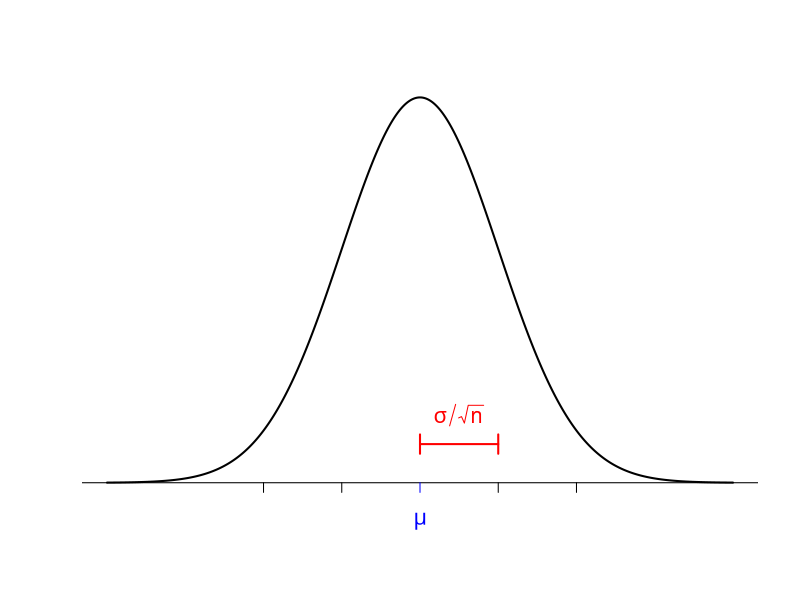
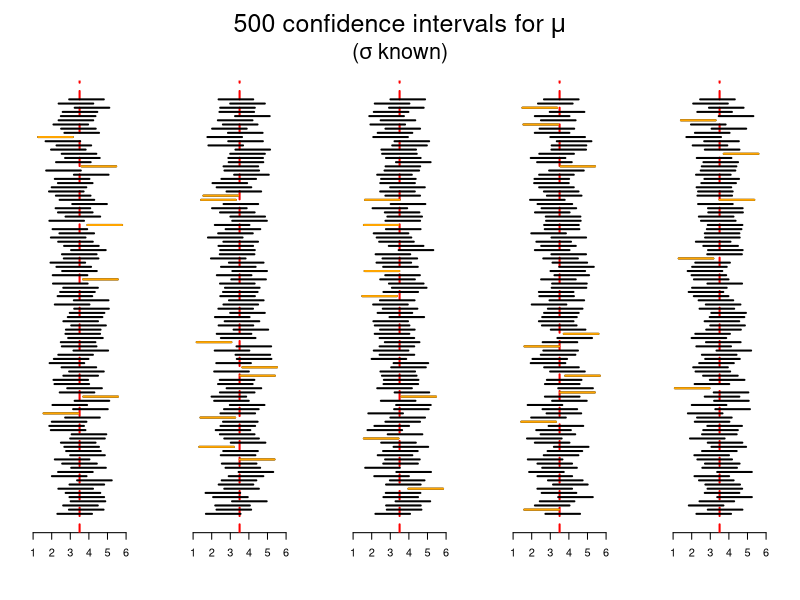
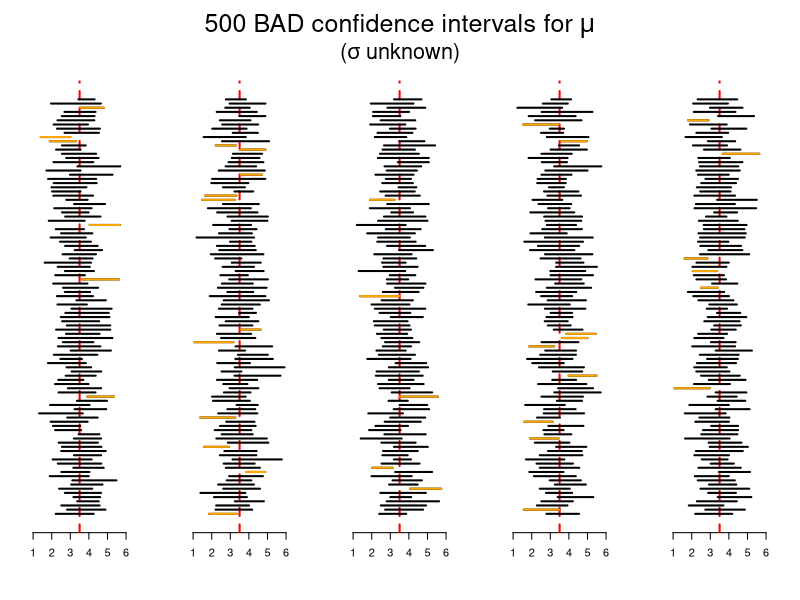
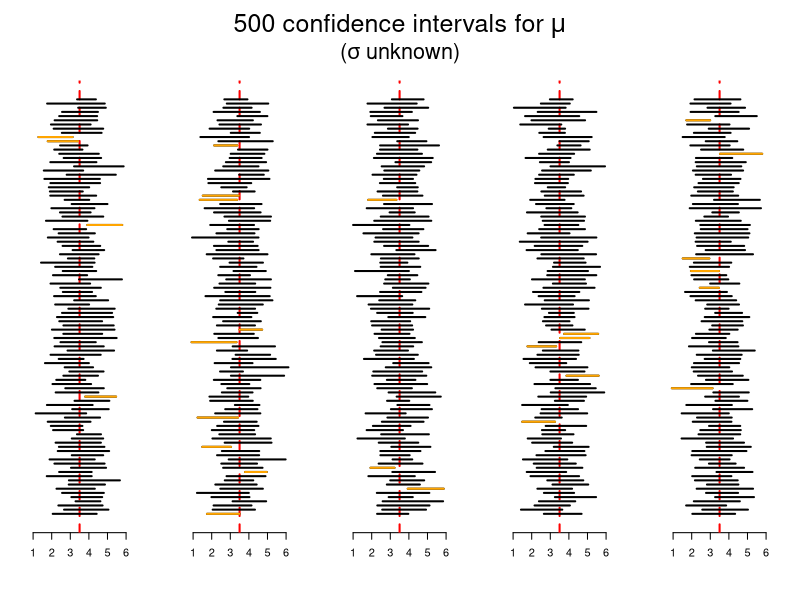
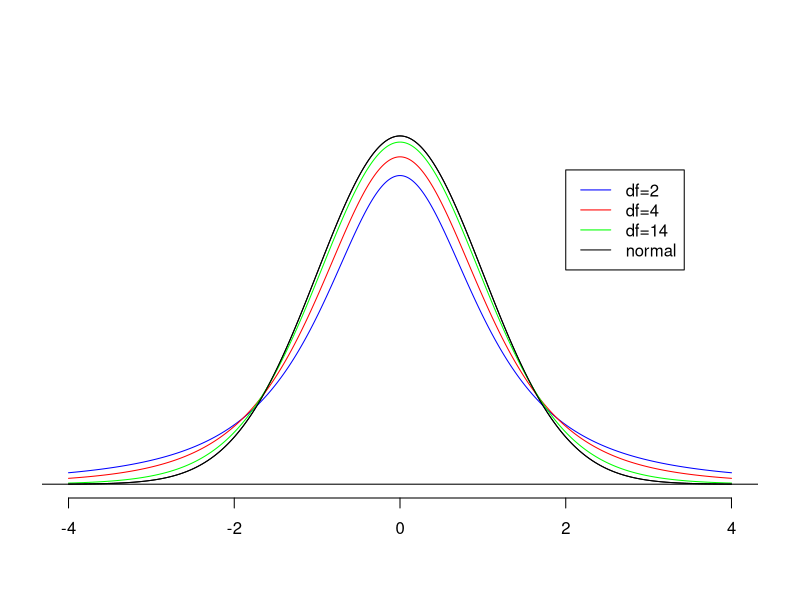
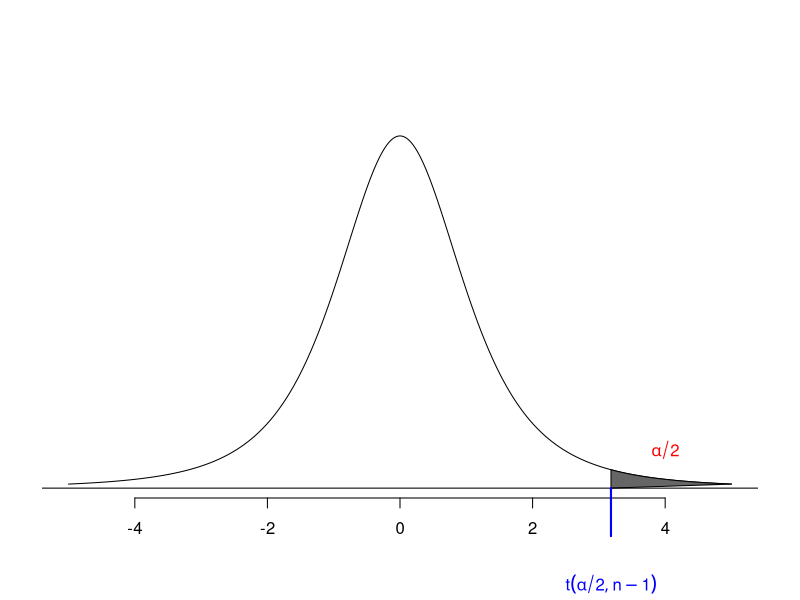
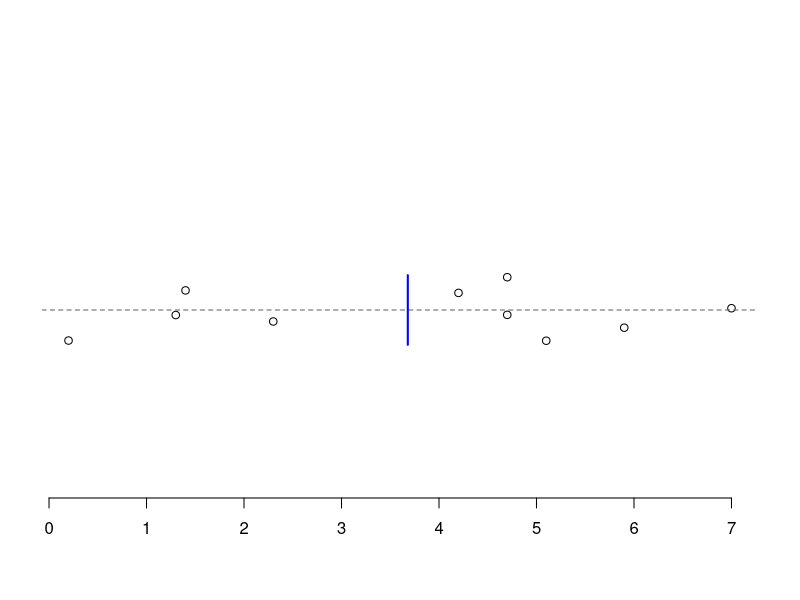
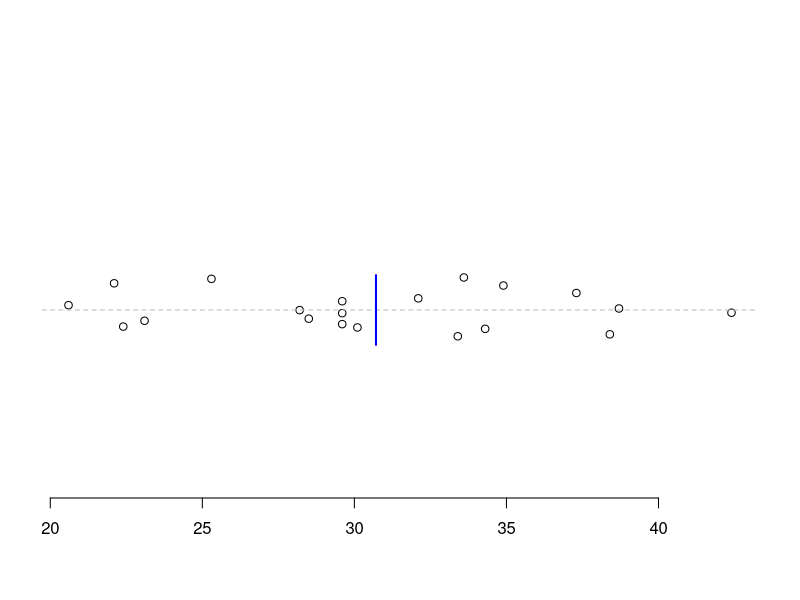

Generate these figures, in order, with R:

## ------------------------------------------------------------------------
par(bty="n")
x <- seq(-4,4,length=501)
plot(x,dnorm(x),type="l",xaxt="n",yaxt="n",xlab="",ylab="",lwd=2)
abline(h=0)
x <- c(-2,-1,1,2)
segments(x,0,x,-0.01,xpd=TRUE)
segments(0,0,0,-0.01,xpd=TRUE,col="blue")
text(0,-0.04,expression(mu),xpd=TRUE,cex=1.3,col="blue")
segments(c(0,0,1),c(0.04,0.03,0.03),c(1,0,1),c(0.04,0.05,0.05),lwd=2,col="red")
text(0.5,0.07,expression(sigma/sqrt(n)),cex=1.3,col="red")


## ------------------------------------------------------------------------

p <- 5; n <- 100
lo3 <- hi3 <- lo2 <- hi2 <- lo <- hi <- vector("list",p)
for(i in 1:p) {
  dat <- matrix(rnorm(n*10,3.5,sd=1.5),ncol=10)
  m <- apply(dat,1,mean)
  s <- apply(dat,1,sd)
  lo[[i]] <- m-qnorm(0.975)*1.5/sqrt(10)
  hi[[i]] <- m+qnorm(0.975)*1.5/sqrt(10)
  lo2[[i]] <- m-qnorm(0.975)*s/sqrt(10)
  hi2[[i]] <- m+qnorm(0.975)*s/sqrt(10)
  lo3[[i]] <- m-qt(0.975,9)*s/sqrt(10)
  hi3[[i]] <- m+qt(0.975,9)*s/sqrt(10)
}
r <- range(unlist(c(lo,hi,lo2,hi2,lo3,hi3)))
par(mfrow=c(1,5), las=1, mar=c(5.1,2.1,6.1,2.1))
for(i in 1:p) {
  plot(0,0,type="n",ylim=0.5+c(0,n),xlim=r,ylab="",xlab="",yaxt="n")
  abline(v=3.5,lty=2,col="red",lwd=2)
  segments(lo[[i]],1:n,hi[[i]],1:n,lwd=2)
  o <- (1:n)[lo[[i]] > 3.5 | hi[[i]] < 3.5]
  segments(lo[[i]][o],o,hi[[i]][o],o,lwd=2,col="orange")
}
par(mfrow=c(1,1))
mtext(expression(paste("500 confidence intervals for ",mu)),side=3,cex=1.5,xpd=TRUE,line=4)
mtext(expression(paste("(",sigma," known)")),side=3,cex=1.3,xpd=TRUE,line=2.7)


## ------------------------------------------------------------------------
par(mfrow=c(1,5), las=1, mar=c(5.1,2.1,6.1,2.1))
for(i in 1:p) {
  plot(0,0,type="n",ylim=0.5+c(0,n),xlim=r,ylab="",xlab="",yaxt="n")
  abline(v=3.5,lty=2,col="red",lwd=2)
  segments(lo2[[i]],1:n,hi2[[i]],1:n,lwd=2)
  o <- (1:n)[lo2[[i]] > 3.5 | hi2[[i]] < 3.5]
  segments(lo2[[i]][o],o,hi2[[i]][o],o,lwd=2,col="orange")
}
par(mfrow=c(1,1))
mtext(expression(paste("500 BAD confidence intervals for ",mu)),side=3,cex=1.5,xpd=TRUE,line=4)
mtext(expression(paste("(",sigma," unknown)")),side=3,cex=1.3,xpd=TRUE,line=2.7)


## ------------------------------------------------------------------------
par(mfrow=c(1,5), las=1, mar=c(5.1,2.1,6.1,2.1))
for(i in 1:p) {
  plot(0,0,type="n",ylim=0.5+c(0,n),xlim=r,ylab="",xlab="",yaxt="n")
  abline(v=3.5,lty=2,col="red",lwd=2)
  segments(lo3[[i]],1:n,hi3[[i]],1:n,lwd=2)
  o <- (1:n)[lo3[[i]] > 3.5 | hi3[[i]] < 3.5]
  segments(lo3[[i]][o],o,hi3[[i]][o],o,lwd=2,col="orange")
}
par(mfrow=c(1,1))
mtext(expression(paste("500 confidence intervals for ",mu)),side=3,cex=1.5,xpd=TRUE,line=4)
mtext(expression(paste("(",sigma," unknown)")),side=3,cex=1.3,xpd=TRUE,line=2.7)


## ------------------------------------------------------------------------
x <- seq(-4,4,length=501)
plot(x,dnorm(x),type="l",xlab="",ylab="",yaxt="n",bty="n")
lines(x,dt(x,2),col="blue")
lines(x,dt(x,4),col="red")
lines(x,dt(x,14),col="green")
lines(x,dnorm(x),col="black")
abline(h=0)
legend(2,0.36,c("df=2","df=4","df=14","normal"),col=c("blue","red","green","black"),lwd=1)

x <- seq(-5,5,length=501)
z <- qt(0.975,3)
plot(x,dt(x,3),type="l",xlab="",ylab="",yaxt="n",bty="n")
a <- seq(z,5,length=501)
X <- c(a,a[1])
Y <- c(dt(a,3),0)
polygon(X,Y,col="gray40")
abline(h=0)
segments(z,0,z,-0.05,col="blue",lwd=2,xpd=TRUE)
segments(z,0,z,-0.05,col="blue",lwd=2,xpd=TRUE)
text(z,-0.1,expression(t(alpha/2,n-1)),col="blue",xpd=TRUE)
text(4,0.04, expression(alpha/2), col="red")


## ------------------------------------------------------------------------

# Data
x <- c(0.2, 1.3, 1.4, 2.3, 4.2, 4.7, 4.7, 5.1, 5.9, 7.0)

# mean and SD
xm <- mean(x)
xs <- sd(x)
xn <- length(x)

# A plot of the data
stripchart(x, method="jitter", pch=1)
abline(h=1,lty=2,col="gray40")
segments(xm, 0.9, xm, 1.1, col="blue", lwd=2)

# t value
tval <- qt(0.975, xn - 1)

# estimated SE of the difference between the means
se <- xs / sqrt(xn)

# confidence interval
round( xm  + c(-1,1)*(tval*se), 2)

# Alternatively, you can use the function t.test()
t.test(x)
t.test(x)$conf.int


## ------------------------------------------------------------------------
# Example data
x <- c(1.17, 6.35, 7.76)

# 95% CI for population mean 
t.test(x)


## ------------------------------------------------------------------------
x <- c(34.9, 28.5, 34.3, 38.4, 29.6,
       29.6, 38.7, 22.4, 30.1, 23.1,
       29.6, 33.4, 20.6, 33.6, 42.4,
       28.2, 25.3, 22.1, 37.3, 32.1)

# mean, sd
mean(x)
sd(x)

# standard error
sd(x)/sqrt(length(x))

# confidence interval
t.test(x)$conf.int
           
# a plot
stripchart(x, method="jitter", pch=1)
abline(h=1, lty=2, col="gray")
segments(mean(x), 0.9, mean(x), 1.1, col="blue", lwd=2)


## ------------------------------------------------------------------------
# Data
x <- c(2.78, 5.23, 2.03, 4.78, 3.80, 2.57, 4.63, 1.93, 1.30)
y <- c(3.70, 4.77, 4.59, 5.82, 6.51, 3.88)

# means and SDs
xm <- mean(x)
ym <- mean(y)
xs <- sd(x)
ys <- sd(y)
xn <- length(x)
yn <- length(y)

# A plot of the data
z <- rep(0:1,c(length(x),length(y)))
plot(c(x,y),z,ylim=c(-0.5,1.5),yaxt="n",ylab="",xlab="",lwd=2)
abline(h=0:1,lty=2,col="gray40")
segments(xm, -0.1, xm, 0.1, col="blue", lwd=2)
segments(ym, 0.9, ym, 1.1, col="red", lwd=2)

# pooled estimate of the common population SD
spooled <- sqrt( (xs^2*(xn-1) + ys^2*(yn-1)) / (xn + yn - 2) )

# t value
tval <- qt(0.975, xn + yn - 2)

# estimated SE of the difference between the means
se <- spooled * sqrt(1/xn + 1/yn)

# confidence interval
round( (xm - ym) + c(-1,1)*(tval*se), 2)

# Alternatively, you can use the function t.test()
t.test(x,y,var.equal=TRUE)
t.test(x,y,var.equal=TRUE)$conf.int


## ------------------------------------------------------------------------
# Example data
x <- c(59.2, 54.6, 58.1, 41.8, 64.7, 50.8, 51.6, 47.0, 66.3, 58.1)
y <- c(73.3, 91.4, 69.1, 104.2, 64.6, 78.4, 56.4, 55.6, 61.1, 39.8,
       43.9, 63.6, 78.6, 76.5, 45.1, 90.2)

# 95% CI for mean of the first population
t.test(x)

# 95% CI for mean of the second population
t.test(y)

# 95% CI for difference in means assuming pop'n SDs are equal
t.test(x, y, var.equal=TRUE)

# 95% CI for difference in means not assuming pop'n SDs are equal
t.test(x, y)


## ------------------------------------------------------------------------
# 95% CI for SD of first population
sd(x) * sqrt( (length(x)-1) / qchisq(c(0.975,0.025), length(x)-1) )

# 95% CI for SD of first population
sd(y) * sqrt( (length(y)-1) / qchisq(c(0.975,0.025), length(y)-1) )


